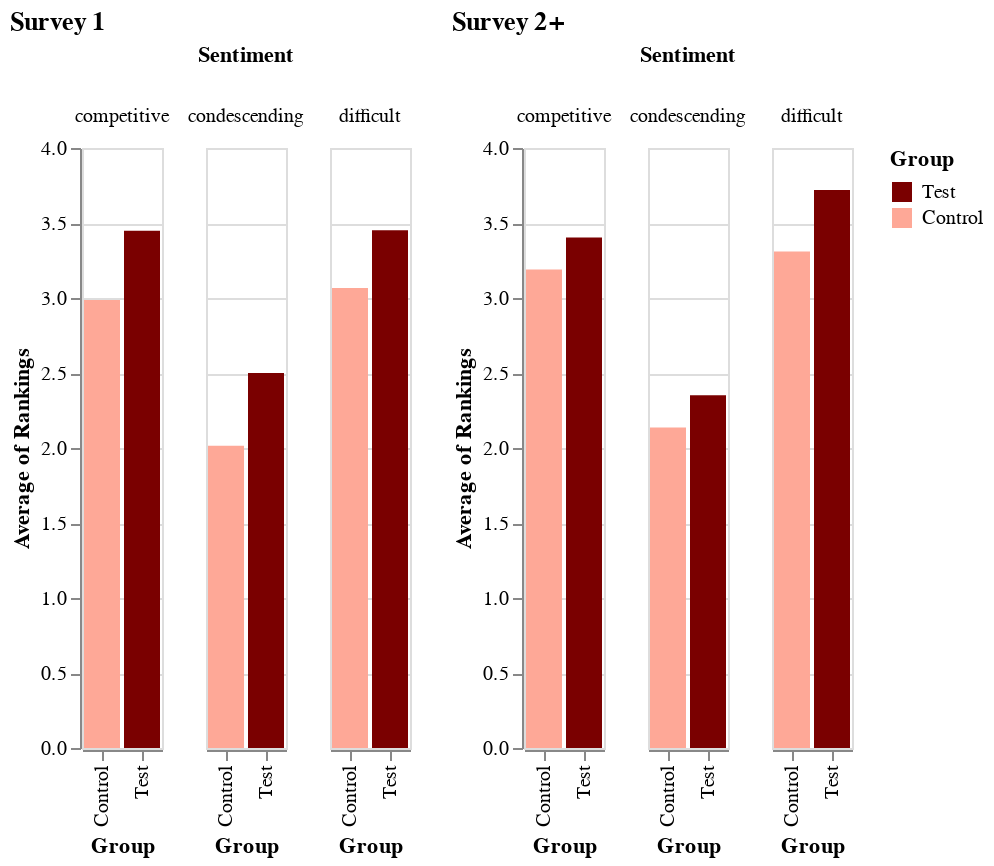

The cell this chart's notebook holds for it:
### Code cell
# Altair plot

S1_43_neg_avgs = pd.DataFrame({'Group': ['Test','Test','Test','Control','Control','Control'],
                        'Sentiment': ['competitive','difficult','condescending',
                                      'competitive','difficult','condescending'],
                       'Average of Rankings': [3.4489795918367347, 3.450980392156863, 2.5,
                                              2.986666666666667, 3.066666666666667, 2.014925373134328]})

S2_43_neg_avgs = pd.DataFrame({'Group': ['Test','Test','Test','Control','Control','Control'],
                        'Sentiment': ['competitive','difficult','condescending',
                                      'competitive','difficult','condescending'],
                       'Average of Rankings': [3.4035087719298245, 3.719298245614035, 2.3518518518518516,
                                              3.1904761904761907, 3.3095238095238093, 2.1375]})

y_min = 0
y_max = 4

selection = alt.selection_multi(fields=['Group'], bind='legend')

chart1 = alt.Chart(S1_43_neg_avgs).mark_bar().encode(
    column='Sentiment',
    x='Group',
    y=alt.Y('Average of Rankings', scale=alt.Scale(domain=[y_min, y_max])),
    color=alt.Color('Group', scale=alt.Scale(domain=['Test','Control'], range=['#7A0000','#FEA897'])),
    opacity=alt.condition(selection, alt.value(1), alt.value(0.05))
).add_selection(selection).properties(title='Survey 1')


chart2 = alt.Chart(S2_43_neg_avgs).mark_bar().encode(
    column='Sentiment',
    x='Group',
    y=alt.Y('Average of Rankings', scale=alt.Scale(domain=[y_min, y_max])),
    color=alt.Color('Group', scale=alt.Scale(domain=['Test','Control'], range=['#7A0000','#FEA897'])),
    opacity=alt.condition(selection, alt.value(1), alt.value(0.05))
).add_selection(selection).properties(title='Survey 2+')

chart1 | chart2

### Figure 1 — Vega-Lite specification as saved in the notebook (floating-point values rounded to 4 significant figures)
{"config": {"view": {"continuousWidth": 400, "continuousHeight": 300}}, "hconcat": [{"data": {"name": "data-5c37b62f77634eb959cb931e76057500"}, "mark": "bar", "encoding": {"color": {"type": "nominal", "field": "Group", "scale": {"domain": ["Test", "Control"], "range": ["#7A0000", "#FEA897"]}}, "column": {"type": "nominal", "field": "Sentiment"}, "opacity": {"condition": {"value": 1, "selection": "selector007"}, "value": 0.05}, "x": {"type": "nominal", "field": "Group"}, "y": {"type": "quantitative", "field": "Average of Rankings", "scale": {"domain": [0, 4]}}}, "selection": {"selector007": {"type": "multi", "fields": ["Group"], "bind": "legend"}}, "title": "Survey 1"}, {"data": {"name": "data-24b4dbbe238defd6b2beabc41a04dba1"}, "mark": "bar", "encoding": {"color": {"type": "nominal", "field": "Group", "scale": {"domain": ["Test", "Control"], "range": ["#7A0000", "#FEA897"]}}, "column": {"type": "nominal", "field": "Sentiment"}, "opacity": {"condition": {"value": 1, "selection": "selector007"}, "value": 0.05}, "x": {"type": "nominal", "field": "Group"}, "y": {"type": "quantitative", "field": "Average of Rankings", "scale": {"domain": [0, 4]}}}, "selection": {"selector007": {"type": "multi", "fields": ["Group"], "bind": "legend"}}, "title": "Survey 2+"}], "$schema": "https://vega.github.io/schema/vega-lite/v4.8.1.json", "datasets": {"data-5c37b62f77634eb959cb931e76057500": [{"Group": "Test", "Sentiment": "competitive", "Average of Rankings": 3.449}, {"Group": "Test", "Sentiment": "difficult", "Average of Rankings": 3.451}, {"Group": "Test", "Sentiment": "condescending", "Average of Rankings": 2.5}, {"Group": "Control", "Sentiment": "competitive", "Average of Rankings": 2.987}, {"Group": "Control", "Sentiment": "difficult", "Average of Rankings": 3.067}, {"Group": "Control", "Sentiment": "condescending", "Average of Rankings": 2.015}], "data-24b4dbbe238defd6b2beabc41a04dba1": [{"Group": "Test", "Sentiment": "competitive", "Average of Rankings": 3.404}, {"Group": "Test", "Sentiment": "difficult", "Average of Rankings": 3.719}, {"Group": "Test", "Sentiment": "condescending", "Average of Rankings": 2.352}, {"Group": "Control", "Sentiment": "competitive", "Average of Rankings": 3.19}, {"Group": "Control", "Sentiment": "difficult", "Average of Rankings": 3.31}, {"Group": "Control", "Sentiment": "condescending", "Average of Rankings": 2.138}]}}
